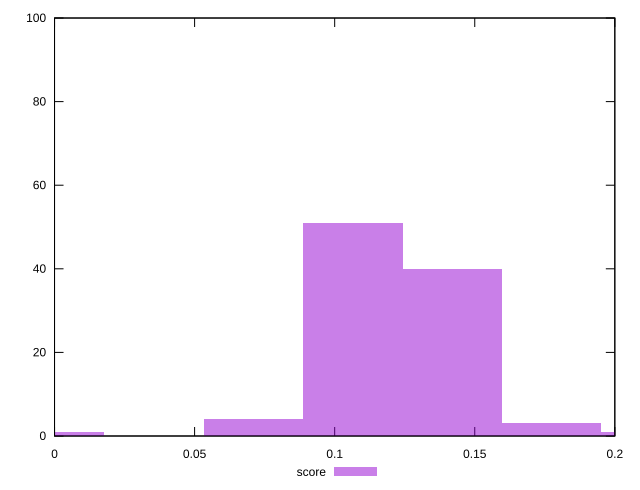

Here is the gnuplot script that generated this plot:
reset

$score <<EOF
0 1
0.10649189004200305 51
0.14198918672267072 40
0.1774864834033384 3
0.2129837800840061 1
0.07099459336133536 4
EOF

set key outside below
set boxwidth 0.03549729668066768
set xrange [0:0.2]
set yrange [0:100]
set trange [0:100]
set style fill transparent solid 0.5 noborder
set terminal svg size 640, 490 enhanced background rgb 'white'
set output "report_00009_2021-02-08T22-37-41.559Z/uses-text-compression/samples/pages+cached/score/histogram.svg"

plot $score title "score" with boxes

reset
